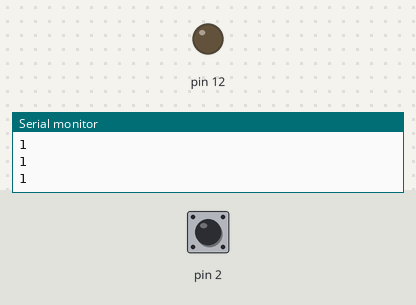
Recording of a sketch running on a simulated Arduino Uno, built with avr-gcc and run on an emulated ATmega328P. Parts: output pins drawn as LEDs (lit = HIGH), the last lines printed to the serial monitor. The test bench sets the inputs (shaded band); at power-on: pin 2 HIGH.

Above: at 2.8 s.
2.9 s: pin 2 pulled LOW for 1.2 s
At 3.3 s:
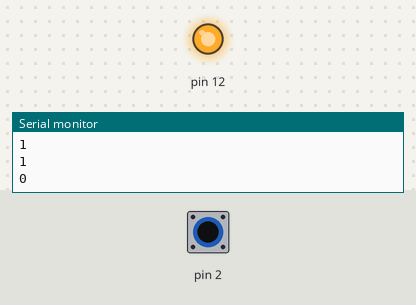
6.5 s: pin 2 pulled LOW for 3.2 s
At 11.1 s:
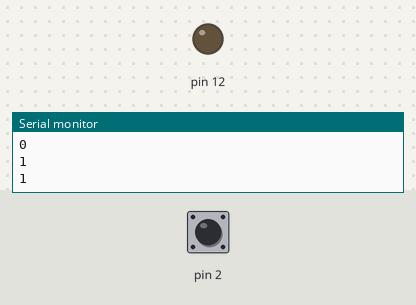
Timing chart, 0 to 12.6 s (numbered marks = the images above; inputs shaded):
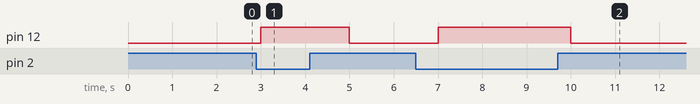

The sketch:

0506-1.ino
```cpp
void setup() {
  // put your setup code here, to run once:
  Serial.begin(9600);
  pinMode(12,OUTPUT);
  pinMode(2,INPUT_PULLUP);
}

void loop() {
  int s =digitalRead(2);
  if(s==HIGH){
    digitalWrite(12,LOW);
    Serial.println(s);
    delay(1000);
  }else{
    digitalWrite(12,HIGH);
    Serial.println(s);
    delay(1000);
    }

  // put your main code here, to run repeatedly:

}
```

Measured:
- after the input at 2.9 s, pin 12: LOW → HIGH after 0.10 s, → LOW 2.0 s later
- after the input at 6.5 s, pin 12: LOW → HIGH after 0.50 s, → LOW 3.0 s later
